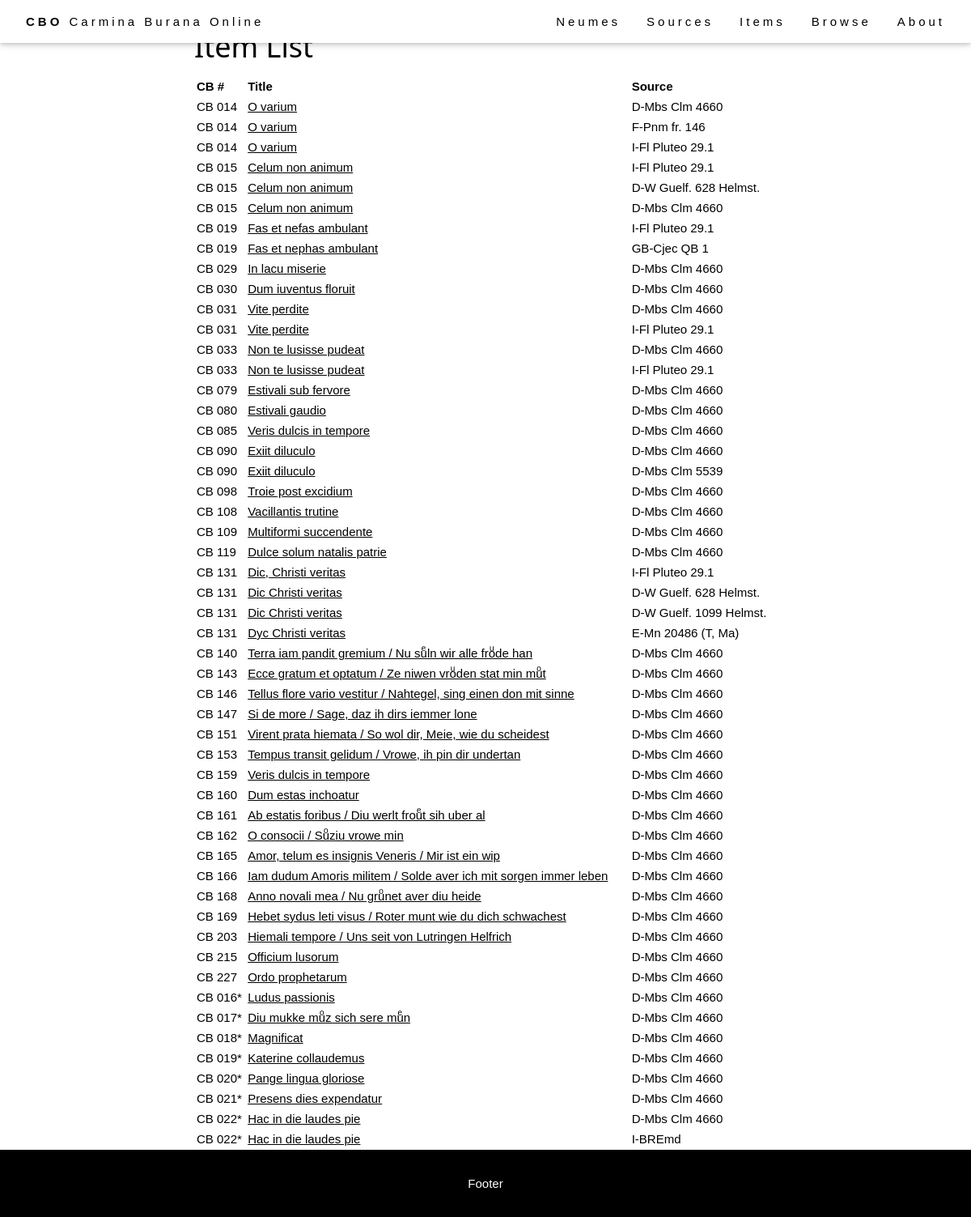
/browse/items/, run on an earlier commit of the app's database.
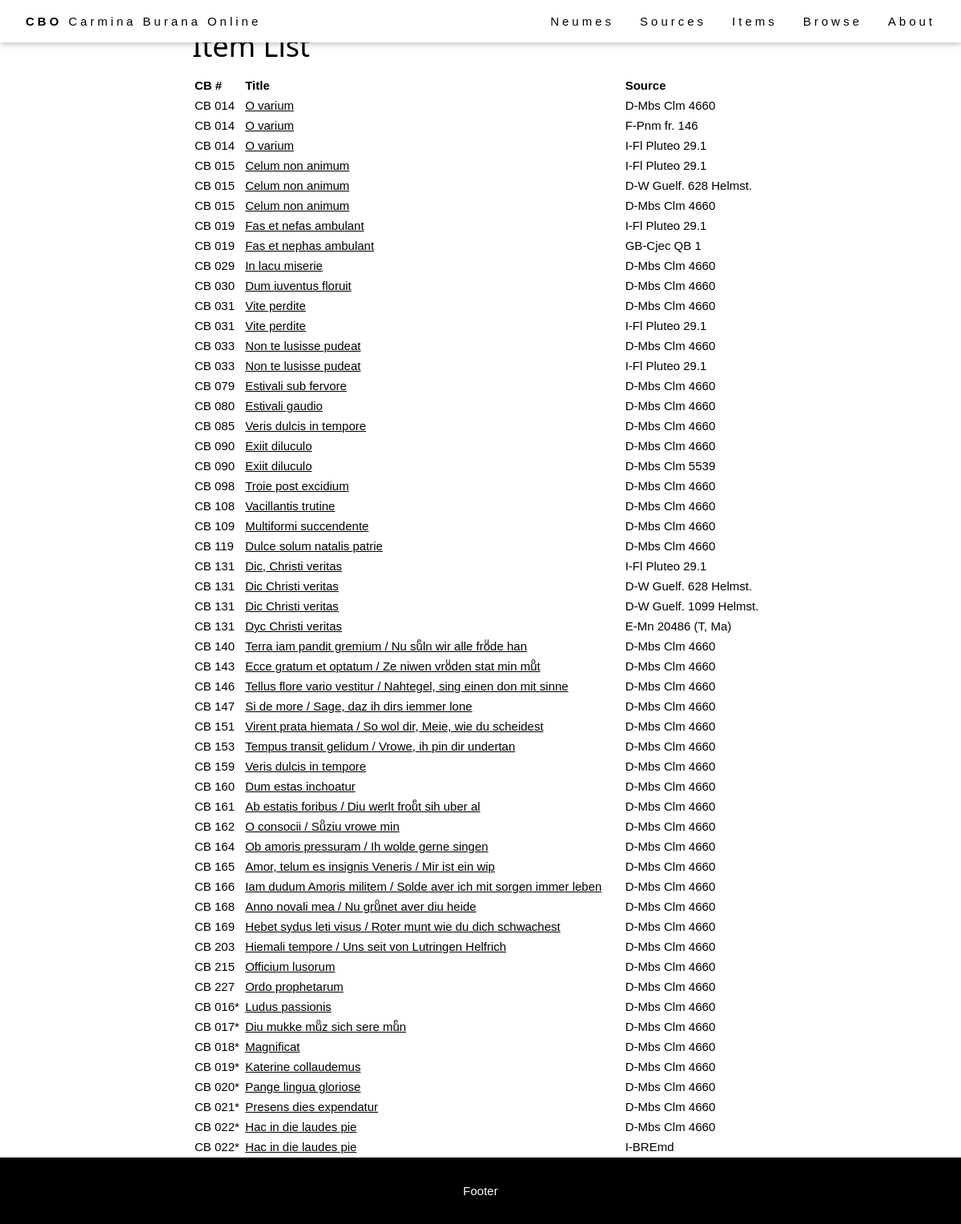
And on a later commit of the database.
### browse/models.py (models this page shows, shortened)
class Item(models.Model):
    abstract_item = models.ForeignKey(AbstractItem, on_delete=models.PROTECT, null=True)
    source = models.ForeignKey(Source, on_delete=models.RESTRICT, null=True)
    foliation_start = models.CharField(max_length=64, help_text="First folio occupied by the item in the source.")
    foliation_end = models.CharField(max_length=64, help_text="Last folio occupied by the item in the source.")
    title = models.CharField(max_length=256, help_text="Title of the item (incipit).")
    language = models.ManyToManyField(Language)
    file = models.CharField(max_length=64, help_text="Filename (without extensions).", null=True)
    IIIF_canvasIndex = models.CharField(max_length=256, help_text="IIIF canvas index of the item.", blank=True)
    alternative_img_link = models.CharField(max_length=1024, help_text="Alternative link for source images (if IIIF is not available).", blank=True)
    class Meta:
        ordering = [Length('abstract_item__cb_id'), 'abstract_item__cb_id']
    def get_absolute_url(self):
        return reverse('item-detail', args=[str(self.pk)])

class AbstractItem(models.Model):
    cb_id = models.CharField(max_length=10, help_text="Number of the item.")
    theme = models.ManyToManyField(Theme)
    genre = models.ForeignKey(Genre, on_delete=models.SET_NULL, null=True)
    text_type = models.ManyToManyField(TextType, through="TextTypeSpecification")
    class Meta:
        ordering = [Length('cb_id'), 'cb_id']

class Source(models.Model):
    bib_id = models.CharField(max_length=128, unique=True, help_text="The source identifier.")
    nick_name = models.CharField(max_length=128, help_text="The source name.", blank=True)
    country = models.CharField(max_length=256, help_text="The source location (country).")
    location = models.CharField(max_length=256, help_text="The source location (institution).")
    century = models.CharField(max_length=256, help_text="The source century.", blank=True)
    notation = models.CharField(max_length=256, help_text="The source notation type (for musical notation only).", blank=True)
    url = models.CharField(max_length=512, help_text="External url to access the source images.", blank=True)
    concordances = models.TextField(help_text="Concordances with the Codex Buranus.", blank=True)
    notes = models.TextField(help_text="Additional notes on the source.", blank=True)
    IIIF_manifest = models.CharField(max_length=1024, help_text="URL of the IIIF manifest.", blank=True)
    class Meta:
        ordering = ['country', 'location', 'bib_id']

### browse/views.py (the view)
# urls.py: path('items/', views.ItemListView.as_view(), name='items'),
class ItemListView(generic.ListView):
    model = Item
    context_object_name = 'item_list'
    template_name = 'item_list.html'

### templates/item_list.html (shortened to what this page needs)
{% extends "base_generic.html" %}
{% block content %}
<div class="flex-column" style="flex: 20%">
</div>
<div style="flex: 60%">
  <h1>Item List</h1>
  <table style="width: 100%;">
    <tr>
      <th>CB #</th>
      <th>Title</th>
      <th>Source</th>
    </tr>
    {% for item in item_list %}
    <tr>
      <td>CB {{ item.abstract_item.cb_id }}</td>
      <td><a href="{{ item.get_absolute_url }}">{{ item.title }}</a></td>
      <td>{{ item.source.bib_id }}</td>
    </tr>
    {% endfor %}
  </table>
</div>
<div class="flex-column" style="flex: 20%">
</div>
{% endblock %}

What changed in the data, as far as the page shows it:
added Item: abstract_item.cb_id "164", title "Ob amoris pressuram / Ih wolde gerne singen", source.bib_id "D-Mbs Clm 4660"
